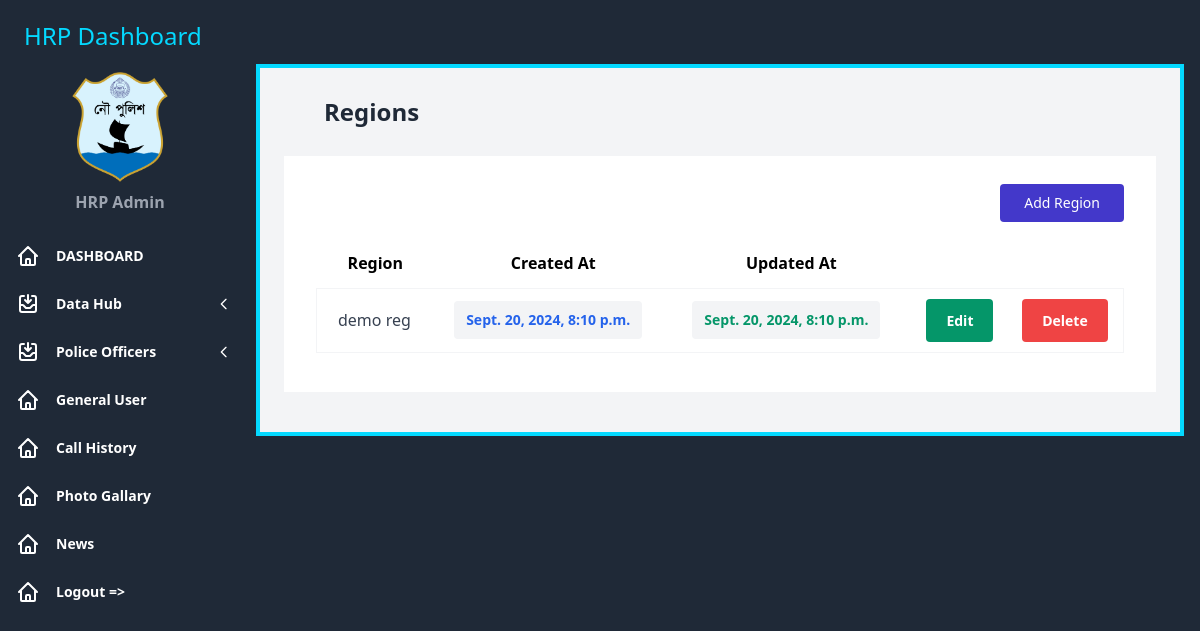
/region, run on the app's committed database.
### datahub/models.py (models this page shows, shortened)
class Region(models.Model):
    name = models.CharField(max_length=255, blank=False, null=False)
    name_bn = models.CharField(max_length=255, blank=False, null=False)
    districts = models.ManyToManyField('District', related_name='regions')
    thanas = models.ManyToManyField('PrimaryThana', related_name='regions')
    created_at = models.DateTimeField(auto_now_add=True)
    updated_at = models.DateTimeField(auto_now=True)

### datahub/views.py (the view)
# urls.py: path('region', region, name='region'),
def region(request, *args, **kwargs):
    reg = Region.objects.all()
    context = {
        'reg': reg,
    }
    return render(request, 'datahub/region.html', context)

### template/datahub/region.html (shortened to what this page needs)
{% extends 'datahub/base.html' %}  {% block content %}
<div class="sm:px-6 w-full">
  <div class="px-4 md:px-10 py-4 md:py-7">
    <div class="flex items-center justify-between">
      <p
        tabindex="0"
        class="focus:outline-none text-base sm:text-lg md:text-xl lg:text-2xl font-bold leading-normal text-gray-800"
      >
        Regions
      </p>
    </div>
  </div>
  <div class="bg-white py-4 md:py-7 px-4 md:px-8 xl:px-10">
    <div class="sm:flex items-center justify-between">
      <a
        href="/region/add"
        class="focus:ring-2 focus:ring-offset-2 focus:ring-indigo-600 mt-4 sm:mt-0 inline-flex items-start justify-start px-6 py-3 bg-indigo-700 hover:bg-indigo-600 focus:outline-none rounded"
      >
        <p class="text-sm font-medium leading-none text-white">Add Region</p>
      </a>
    </div>
    <div class="mt-7 overflow-x-auto">
      <table class="w-full whitespace-nowrap">
        <thead>
            <tr>
                <th>Region</th>
                <th>Created At</th>
                <th>Updated At</th>
                <th></th>
                <th></th>
            </tr>
            <tr class="h-3"></tr>
        </thead>
        <tbody>
            {% for e in reg %}
          <tr
            tabindex="0"
            class="focus:outline-none h-16 border border-gray-100 rounded"
          >
            <td class="">
              <div class="flex items-center pl-5">
                <p
                  class="text-base font-medium leading-none text-gray-700 mr-2"
                >
                  {{e.name}}
                </p>
              </div>
            </td>
            <td class="pl-5">
              <button
                class="font-bold py-3 px-3 text-sm focus:outline-none leading-none text-blue-600 bg-gray-100 rounded"
              >
                {{e.created_at}}
              </button>
            </td>
            <td class="pl-5">
                <button
                  class="py-3 px-3 text-sm focus:outline-none leading-none text-green-600 font-bold bg-gray-100 rounded"
                >
                  {{e.updated_at}}
                </button>
              </td>
            <td class="pl-4">
              <a
                href="/region/edit/{{e.id}}"
                class="font-bold focus:ring-2 focus:ring-offset-2 focus:ring-red-300 text-sm leading-none text-white py-3 px-5 bg-green-600 rounded hover:bg-green-800 focus:outline-none"
              >
                Edit
              </a>
            </td>
            <td class="pl-4">
                <a
                  href="/region/delete/{{e.id}}"
                  class="font-bold focus:ring-2 focus:ring-offset-2 focus:ring-red-300 text-sm leading-none text-white py-3 px-5 bg-red-500 rounded hover:bg-red-800 focus:outline-none"
                >
                  Delete
                </a>
              </td>
          </tr>
          <tr class="h-3"></tr>
          {% endfor %}
        </tbody>
      </table>
    </div>
  </div>
</div>
{% endblock content %}

### data on the page
Region: name "demo reg", created_at "Sept. 20, 2024, 8:10 p.m.", updated_at "Sept. 20, 2024, 8:10 p.m."
